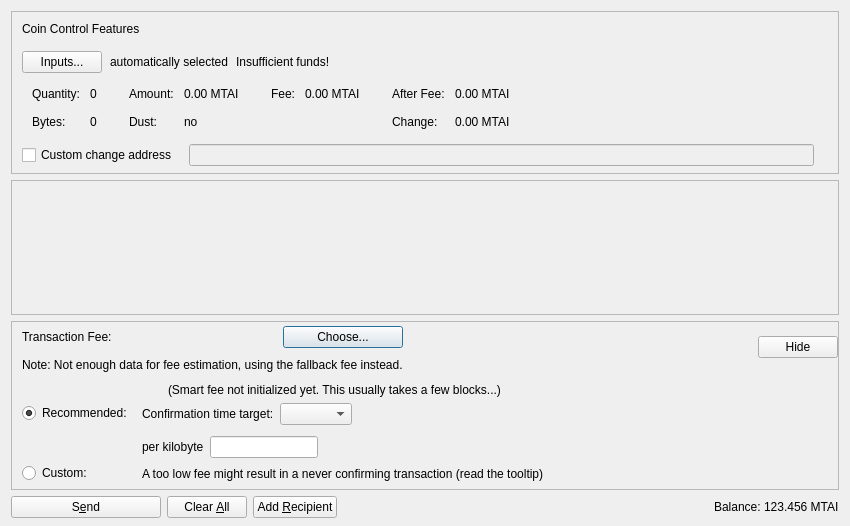
<?xml version="1.0" encoding="UTF-8"?>
<ui version="4.0">
 <class>SendCoinsDialog</class>
 <widget class="QDialog" name="SendCoinsDialog">
  <property name="geometry">
   <rect>
    <x>0</x>
    <y>0</y>
    <width>850</width>
    <height>526</height>
   </rect>
  </property>
  <property name="windowTitle">
   <string>Send Coins</string>
  </property>
  <layout class="QVBoxLayout" name="verticalLayout" stretch="0,1,0,0">
   <property name="bottomMargin">
    <number>8</number>
   </property>
   <item>
    <widget class="QFrame" name="frameCoinControl">
     <property name="sizePolicy">
      <sizepolicy hsizetype="Expanding" vsizetype="Expanding">
       <horstretch>0</horstretch>
       <verstretch>0</verstretch>
      </sizepolicy>
     </property>
     <property name="maximumSize">
      <size>
       <width>16777215</width>
       <height>16777215</height>
      </size>
     </property>
     <property name="frameShape">
      <enum>QFrame::StyledPanel</enum>
     </property>
     <property name="frameShadow">
      <enum>QFrame::Sunken</enum>
     </property>
     <layout class="QVBoxLayout" name="verticalLayoutCoinControl2">
      <property name="spacing">
       <number>0</number>
      </property>
      <property name="leftMargin">
       <number>0</number>
      </property>
      <property name="topMargin">
       <number>0</number>
      </property>
      <property name="rightMargin">
       <number>0</number>
      </property>
      <property name="bottomMargin">
       <number>6</number>
      </property>
      <item>
       <layout class="QVBoxLayout" name="verticalLayoutCoinControl" stretch="0,0,0,0,1">
        <property name="spacing">
         <number>0</number>
        </property>
        <property name="leftMargin">
         <number>10</number>
        </property>
        <property name="topMargin">
         <number>10</number>
        </property>
        <item>
         <layout class="QHBoxLayout" name="horizontalLayoutCoinControl1">
          <property name="bottomMargin">
           <number>15</number>
          </property>
          <item>
           <widget class="QLabel" name="labelCoinControlFeatures">
            <property name="sizePolicy">
             <sizepolicy hsizetype="Preferred" vsizetype="Maximum">
              <horstretch>0</horstretch>
              <verstretch>0</verstretch>
             </sizepolicy>
            </property>
            <property name="text">
             <string>Coin Control Features</string>
            </property>
           </widget>
          </item>
         </layout>
        </item>
        <item>
         <layout class="QHBoxLayout" name="horizontalLayoutCoinControl2" stretch="0,0,0,0">
          <property name="spacing">
           <number>8</number>
          </property>
          <property name="bottomMargin">
           <number>10</number>
          </property>
          <item>
           <widget class="QPushButton" name="pushButtonCoinControl">
            <property name="styleSheet">
             <string notr="true"/>
            </property>
            <property name="text">
             <string>Inputs...</string>
            </property>
            <property name="autoDefault">
             <bool>false</bool>
            </property>
           </widget>
          </item>
          <item>
           <widget class="QLabel" name="labelCoinControlAutomaticallySelected">
            <property name="text">
             <string>automatically selected</string>
            </property>
            <property name="margin">
             <number>5</number>
            </property>
           </widget>
          </item>
          <item>
           <widget class="QLabel" name="labelCoinControlInsuffFunds">
            <property name="text">
             <string>Insufficient funds!</string>
            </property>
            <property name="margin">
             <number>5</number>
            </property>
           </widget>
          </item>
          <item>
           <spacer name="horizontalSpacerCoinControl">
            <property name="orientation">
             <enum>Qt::Horizontal</enum>
            </property>
            <property name="sizeHint" stdset="0">
             <size>
              <width>40</width>
              <height>1</height>
             </size>
            </property>
           </spacer>
          </item>
         </layout>
        </item>
        <item>
         <widget class="QWidget" name="widgetCoinControl" native="true">
          <property name="sizePolicy">
           <sizepolicy hsizetype="Preferred" vsizetype="Preferred">
            <horstretch>0</horstretch>
            <verstretch>0</verstretch>
           </sizepolicy>
          </property>
          <property name="minimumSize">
           <size>
            <width>0</width>
            <height>0</height>
           </size>
          </property>
          <property name="styleSheet">
           <string notr="true"/>
          </property>
          <layout class="QHBoxLayout" name="horizontalLayoutCoinControl5">
           <property name="leftMargin">
            <number>0</number>
           </property>
           <property name="topMargin">
            <number>0</number>
           </property>
           <property name="rightMargin">
            <number>0</number>
           </property>
           <property name="bottomMargin">
            <number>0</number>
           </property>
           <item>
            <layout class="QHBoxLayout" name="horizontalLayoutCoinControl3" stretch="0,0,0,1">
             <property name="spacing">
              <number>20</number>
             </property>
             <property name="topMargin">
              <number>0</number>
             </property>
             <property name="bottomMargin">
              <number>10</number>
             </property>
             <item>
              <layout class="QFormLayout" name="formLayoutCoinControl1">
               <property name="horizontalSpacing">
                <number>10</number>
               </property>
               <property name="verticalSpacing">
                <number>14</number>
               </property>
               <property name="leftMargin">
                <number>10</number>
               </property>
               <property name="topMargin">
                <number>4</number>
               </property>
               <property name="rightMargin">
                <number>6</number>
               </property>
               <item row="0" column="0">
                <widget class="QLabel" name="labelCoinControlQuantityText">
                 <property name="text">
                  <string>Quantity:</string>
                 </property>
                 <property name="margin">
                  <number>0</number>
                 </property>
                </widget>
               </item>
               <item row="0" column="1">
                <widget class="QLabel" name="labelCoinControlQuantity">
                 <property name="cursor">
                  <cursorShape>IBeamCursor</cursorShape>
                 </property>
                 <property name="contextMenuPolicy">
                  <enum>Qt::ActionsContextMenu</enum>
                 </property>
                 <property name="text">
                  <string notr="true">0</string>
                 </property>
                 <property name="margin">
                  <number>0</number>
                 </property>
                 <property name="textInteractionFlags">
                  <set>Qt::LinksAccessibleByMouse|Qt::TextSelectableByKeyboard|Qt::TextSelectableByMouse</set>
                 </property>
                </widget>
               </item>
               <item row="1" column="0">
                <widget class="QLabel" name="labelCoinControlBytesText">
                 <property name="text">
                  <string>Bytes:</string>
                 </property>
                </widget>
               </item>
               <item row="1" column="1">
                <widget class="QLabel" name="labelCoinControlBytes">
                 <property name="cursor">
                  <cursorShape>IBeamCursor</cursorShape>
                 </property>
                 <property name="contextMenuPolicy">
                  <enum>Qt::ActionsContextMenu</enum>
                 </property>
                 <property name="text">
                  <string notr="true">0</string>
                 </property>
                 <property name="textInteractionFlags">
                  <set>Qt::LinksAccessibleByMouse|Qt::TextSelectableByKeyboard|Qt::TextSelectableByMouse</set>
                 </property>
                </widget>
               </item>
              </layout>
             </item>
             <item>
              <layout class="QFormLayout" name="formLayoutCoinControl2">
               <property name="horizontalSpacing">
                <number>10</number>
               </property>
               <property name="verticalSpacing">
                <number>14</number>
               </property>
               <property name="leftMargin">
                <number>6</number>
               </property>
               <property name="topMargin">
                <number>4</number>
               </property>
               <property name="rightMargin">
                <number>6</number>
               </property>
               <item row="0" column="0">
                <widget class="QLabel" name="labelCoinControlAmountText">
                 <property name="text">
                  <string>Amount:</string>
                 </property>
                 <property name="margin">
                  <number>0</number>
                 </property>
                </widget>
               </item>
               <item row="0" column="1">
                <widget class="QLabel" name="labelCoinControlAmount">
                 <property name="cursor">
                  <cursorShape>IBeamCursor</cursorShape>
                 </property>
                 <property name="contextMenuPolicy">
                  <enum>Qt::ActionsContextMenu</enum>
                 </property>
                 <property name="text">
                  <string notr="true">0.00 MTAI</string>
                 </property>
                 <property name="textInteractionFlags">
                  <set>Qt::LinksAccessibleByMouse|Qt::TextSelectableByKeyboard|Qt::TextSelectableByMouse</set>
                 </property>
                </widget>
               </item>
               <item row="1" column="0">
                <widget class="QLabel" name="labelCoinControlLowOutputText">
                 <property name="text">
                  <string>Dust:</string>
                 </property>
                </widget>
               </item>
               <item row="1" column="1">
                <widget class="QLabel" name="labelCoinControlLowOutput">
                 <property name="cursor">
                  <cursorShape>IBeamCursor</cursorShape>
                 </property>
                 <property name="contextMenuPolicy">
                  <enum>Qt::ActionsContextMenu</enum>
                 </property>
                 <property name="text">
                  <string notr="true">no</string>
                 </property>
                 <property name="textInteractionFlags">
                  <set>Qt::LinksAccessibleByMouse|Qt::TextSelectableByKeyboard|Qt::TextSelectableByMouse</set>
                 </property>
                </widget>
               </item>
              </layout>
             </item>
             <item>
              <layout class="QFormLayout" name="formLayoutCoinControl3">
               <property name="horizontalSpacing">
                <number>10</number>
               </property>
               <property name="verticalSpacing">
                <number>14</number>
               </property>
               <property name="leftMargin">
                <number>6</number>
               </property>
               <property name="topMargin">
                <number>4</number>
               </property>
               <property name="rightMargin">
                <number>6</number>
               </property>
               <item row="0" column="0">
                <widget class="QLabel" name="labelCoinControlFeeText">
                 <property name="text">
                  <string>Fee:</string>
                 </property>
                 <property name="margin">
                  <number>0</number>
                 </property>
                </widget>
               </item>
               <item row="0" column="1">
                <widget class="QLabel" name="labelCoinControlFee">
                 <property name="cursor">
                  <cursorShape>IBeamCursor</cursorShape>
                 </property>
                 <property name="contextMenuPolicy">
                  <enum>Qt::ActionsContextMenu</enum>
                 </property>
                 <property name="text">
                  <string notr="true">0.00 MTAI</string>
                 </property>
                 <property name="textInteractionFlags">
                  <set>Qt::LinksAccessibleByMouse|Qt::TextSelectableByKeyboard|Qt::TextSelectableByMouse</set>
                 </property>
                </widget>
               </item>
              </layout>
             </item>
             <item>
              <layout class="QFormLayout" name="formLayoutCoinControl4">
               <property name="horizontalSpacing">
                <number>10</number>
               </property>
               <property name="verticalSpacing">
                <number>14</number>
               </property>
               <property name="leftMargin">
                <number>6</number>
               </property>
               <property name="topMargin">
                <number>4</number>
               </property>
               <property name="rightMargin">
                <number>6</number>
               </property>
               <item row="0" column="0">
                <widget class="QLabel" name="labelCoinControlAfterFeeText">
                 <property name="text">
                  <string>After Fee:</string>
                 </property>
                 <property name="margin">
                  <number>0</number>
                 </property>
                </widget>
               </item>
               <item row="0" column="1">
                <widget class="QLabel" name="labelCoinControlAfterFee">
                 <property name="cursor">
                  <cursorShape>IBeamCursor</cursorShape>
                 </property>
                 <property name="contextMenuPolicy">
                  <enum>Qt::ActionsContextMenu</enum>
                 </property>
                 <property name="text">
                  <string notr="true">0.00 MTAI</string>
                 </property>
                 <property name="textInteractionFlags">
                  <set>Qt::LinksAccessibleByMouse|Qt::TextSelectableByKeyboard|Qt::TextSelectableByMouse</set>
                 </property>
                </widget>
               </item>
               <item row="1" column="0">
                <widget class="QLabel" name="labelCoinControlChangeText">
                 <property name="text">
                  <string>Change:</string>
                 </property>
                </widget>
               </item>
               <item row="1" column="1">
                <widget class="QLabel" name="labelCoinControlChange">
                 <property name="cursor">
                  <cursorShape>IBeamCursor</cursorShape>
                 </property>
                 <property name="contextMenuPolicy">
                  <enum>Qt::ActionsContextMenu</enum>
                 </property>
                 <property name="text">
                  <string notr="true">0.00 MTAI</string>
                 </property>
                 <property name="textInteractionFlags">
                  <set>Qt::LinksAccessibleByMouse|Qt::TextSelectableByKeyboard|Qt::TextSelectableByMouse</set>
                 </property>
                </widget>
               </item>
              </layout>
             </item>
            </layout>
           </item>
          </layout>
         </widget>
        </item>
        <item>
         <layout class="QHBoxLayout" name="horizontalLayoutCoinControl4" stretch="0,0,0">
          <property name="spacing">
           <number>12</number>
          </property>
          <property name="sizeConstraint">
           <enum>QLayout::SetDefaultConstraint</enum>
          </property>
          <property name="topMargin">
           <number>5</number>
          </property>
          <property name="rightMargin">
           <number>5</number>
          </property>
          <item>
           <widget class="QCheckBox" name="checkBoxCoinControlChange">
            <property name="toolTip">
             <string>If this is activated, but the change address is empty or invalid, change will be sent to a newly generated address.</string>
            </property>
            <property name="text">
             <string>Custom change address</string>
            </property>
           </widget>
          </item>
          <item>
           <widget class="QValidatedLineEdit" name="lineEditCoinControlChange">
            <property name="enabled">
             <bool>false</bool>
            </property>
            <property name="sizePolicy">
             <sizepolicy hsizetype="Expanding" vsizetype="Fixed">
              <horstretch>0</horstretch>
              <verstretch>0</verstretch>
             </sizepolicy>
            </property>
           </widget>
          </item>
          <item>
           <widget class="QLabel" name="labelCoinControlChangeLabel">
            <property name="sizePolicy">
             <sizepolicy hsizetype="Preferred" vsizetype="Expanding">
              <horstretch>0</horstretch>
              <verstretch>0</verstretch>
             </sizepolicy>
            </property>
            <property name="minimumSize">
             <size>
              <width>0</width>
              <height>0</height>
             </size>
            </property>
            <property name="text">
             <string/>
            </property>
            <property name="margin">
             <number>3</number>
            </property>
           </widget>
          </item>
         </layout>
        </item>
        <item>
         <spacer name="verticalSpacerCoinControl">
          <property name="orientation">
           <enum>Qt::Vertical</enum>
          </property>
          <property name="sizeHint" stdset="0">
           <size>
            <width>800</width>
            <height>1</height>
           </size>
          </property>
         </spacer>
        </item>
       </layout>
      </item>
     </layout>
    </widget>
   </item>
   <item>
    <widget class="QScrollArea" name="scrollArea">
     <property name="widgetResizable">
      <bool>true</bool>
     </property>
     <widget class="QWidget" name="scrollAreaWidgetContents">
      <property name="geometry">
       <rect>
        <x>0</x>
        <y>0</y>
        <width>830</width>
        <height>104</height>
       </rect>
      </property>
      <layout class="QVBoxLayout" name="verticalLayout_2" stretch="0,1">
       <property name="leftMargin">
        <number>0</number>
       </property>
       <property name="topMargin">
        <number>0</number>
       </property>
       <property name="rightMargin">
        <number>0</number>
       </property>
       <property name="bottomMargin">
        <number>0</number>
       </property>
       <item>
        <layout class="QVBoxLayout" name="entries">
         <property name="spacing">
          <number>6</number>
         </property>
        </layout>
       </item>
       <item>
        <spacer name="verticalSpacer">
         <property name="orientation">
          <enum>Qt::Vertical</enum>
         </property>
         <property name="sizeHint" stdset="0">
          <size>
           <width>20</width>
           <height>40</height>
          </size>
         </property>
        </spacer>
       </item>
      </layout>
     </widget>
    </widget>
   </item>
   <item>
    <widget class="QFrame" name="frameFee">
     <property name="sizePolicy">
      <sizepolicy hsizetype="Expanding" vsizetype="Expanding">
       <horstretch>0</horstretch>
       <verstretch>0</verstretch>
      </sizepolicy>
     </property>
     <property name="maximumSize">
      <size>
       <width>16777215</width>
       <height>16777215</height>
      </size>
     </property>
     <property name="frameShape">
      <enum>QFrame::StyledPanel</enum>
     </property>
     <property name="frameShadow">
      <enum>QFrame::Sunken</enum>
     </property>
     <layout class="QVBoxLayout" name="verticalLayoutFee1">
      <property name="spacing">
       <number>0</number>
      </property>
      <property name="leftMargin">
       <number>0</number>
      </property>
      <property name="topMargin">
       <number>0</number>
      </property>
      <property name="rightMargin">
       <number>0</number>
      </property>
      <property name="bottomMargin">
       <number>0</number>
      </property>
      <item>
       <layout class="QVBoxLayout" name="verticalLayoutFee2" stretch="0,0,0">
        <property name="spacing">
         <number>0</number>
        </property>
        <property name="leftMargin">
         <number>10</number>
        </property>
        <property name="topMargin">
         <number>0</number>
        </property>
        <item>
         <layout class="QHBoxLayout" name="horizontalLayoutFee1">
          <property name="bottomMargin">
           <number>0</number>
          </property>
          <item>
           <layout class="QVBoxLayout" name="verticalLayoutFee7">
            <property name="spacing">
             <number>0</number>
            </property>
            <item>
             <spacer name="verticalSpacerSmartFee">
              <property name="orientation">
               <enum>Qt::Vertical</enum>
              </property>
              <property name="sizeType">
               <enum>QSizePolicy::Fixed</enum>
              </property>
              <property name="sizeHint" stdset="0">
               <size>
                <width>1</width>
                <height>4</height>
               </size>
              </property>
             </spacer>
            </item>
            <item>
             <layout class="QHBoxLayout" name="horizontalLayoutSmartFee">
              <property name="spacing">
               <number>10</number>
              </property>
              <item>
               <widget class="QLabel" name="labelFeeHeadline">
                <property name="sizePolicy">
                 <sizepolicy hsizetype="Preferred" vsizetype="Maximum">
                  <horstretch>0</horstretch>
                  <verstretch>0</verstretch>
                 </sizepolicy>
                </property>
                <property name="text">
                 <string>Transaction Fee:</string>
                </property>
               </widget>
              </item>
              <item>
               <widget class="QLabel" name="labelFeeMinimized">
                <property name="text">
                 <string/>
                </property>
               </widget>
              </item>
              <item>
               <widget class="QPushButton" name="buttonChooseFee">
                <property name="text">
                 <string>Choose...</string>
                </property>
               </widget>
              </item>
             </layout>
            </item>
            <item>
             <spacer name="verticalSpacer_7">
              <property name="orientation">
               <enum>Qt::Vertical</enum>
              </property>
              <property name="sizeHint" stdset="0">
               <size>
                <width>1</width>
                <height>10</height>
               </size>
              </property>
             </spacer>
            </item>
            <item>
             <widget class="QLabel" name="fallbackFeeWarningLabel">
              <property name="toolTip">
               <string>Using the fallbackfee can result in sending a transaction that will take several hours or days (or never) to confirm. Consider choosing your fee manually or wait until you have validated the complete chain.</string>
              </property>
              <property name="text">
               <string>Note: Not enough data for fee estimation, using the fallback fee instead.</string>
              </property>
              <property name="wordWrap">
               <bool>false</bool>
              </property>
             </widget>
            </item>
            <item>
             <spacer name="verticalSpacer_5">
              <property name="orientation">
               <enum>Qt::Vertical</enum>
              </property>
              <property name="sizeHint" stdset="0">
               <size>
                <width>1</width>
                <height>1</height>
               </size>
              </property>
             </spacer>
            </item>
           </layout>
          </item>
          <item>
           <spacer name="horizontalSpacer_4">
            <property name="orientation">
             <enum>Qt::Horizontal</enum>
            </property>
            <property name="sizeHint" stdset="0">
             <size>
              <width>1</width>
              <height>1</height>
             </size>
            </property>
           </spacer>
          </item>
          <item>
           <widget class="QPushButton" name="buttonMinimizeFee">
            <property name="toolTip">
             <string>Hide transaction fee settings</string>
            </property>
            <property name="text">
             <string>Hide</string>
            </property>
           </widget>
          </item>
         </layout>
        </item>
        <item>
         <widget class="QFrame" name="frameFeeSelection">
          <layout class="QVBoxLayout" name="verticalLayoutFee12">
           <property name="spacing">
            <number>0</number>
           </property>
           <property name="leftMargin">
            <number>0</number>
           </property>
           <property name="topMargin">
            <number>0</number>
           </property>
           <property name="rightMargin">
            <number>0</number>
           </property>
           <property name="bottomMargin">
            <number>0</number>
           </property>
           <item>
            <layout class="QGridLayout" name="gridLayoutFee">
             <property name="topMargin">
              <number>10</number>
             </property>
             <property name="bottomMargin">
              <number>4</number>
             </property>
             <property name="horizontalSpacing">
              <number>10</number>
             </property>
             <property name="verticalSpacing">
              <number>4</number>
             </property>
             <item row="1" column="1">
              <layout class="QVBoxLayout" name="verticalLayoutFee8">
               <property name="spacing">
                <number>6</number>
               </property>
               <property name="topMargin">
                <number>3</number>
               </property>
               <item>
                <layout class="QHBoxLayout" name="horizontalLayoutFee13" stretch="0,0,1">
                 <item>
                  <widget class="QLabel" name="labelCustomPerKilobyte">
                   <property name="toolTip">
                    <string>If the custom fee is set to 1000 powerai and the transaction is only 250 bytes, then &quot;per kilobyte&quot; only pays 250 powerai in fee,&lt;br /&gt;while &quot;at least&quot; pays 1000 powerai. For transactions bigger than a kilobyte both pay by kilobyte.</string>
                   </property>
                   <property name="text">
                    <string>per kilobyte</string>
                   </property>
                  </widget>
                 </item>
                 <item>
                  <widget class="BitcoinAmountField" name="customFee"/>
                 </item>
                 <item>
                  <spacer name="horizontalSpacer_6">
                   <property name="orientation">
                    <enum>Qt::Horizontal</enum>
                   </property>
                   <property name="sizeHint" stdset="0">
                    <size>
                     <width>1</width>
                     <height>1</height>
                    </size>
                   </property>
                  </spacer>
                 </item>
                </layout>
               </item>
               <item>
                <layout class="QHBoxLayout" name="horizontalLayoutFee8">
                 <item>
                  <widget class="QLabel" name="labelCustomFeeWarning">
                   <property name="enabled">
                    <bool>true</bool>
                   </property>
                   <property name="toolTip">
                    <string>When there is less transaction volume than space in the blocks, miners as well as relaying nodes may enforce a minimum fee. Paying only this minimum fee is just fine, but be aware that this can result in a never confirming transaction once there is more demand for masterpowerai transactions than the network can process.</string>
                   </property>
                   <property name="text">
                    <string>A too low fee might result in a never confirming transaction (read the tooltip)</string>
                   </property>
                  </widget>
                 </item>
                 <item>
                  <spacer name="horizontalSpacer_2">
                   <property name="orientation">
                    <enum>Qt::Horizontal</enum>
                   </property>
                   <property name="sizeHint" stdset="0">
                    <size>
                     <width>1</width>
                     <height>1</height>
                    </size>
                   </property>
                  </spacer>
                 </item>
                </layout>
               </item>
              </layout>
             </item>
             <item row="0" column="0">
              <layout class="QVBoxLayout" name="verticalLayoutFee4" stretch="0,1">
               <property name="topMargin">
                <number>20</number>
               </property>
               <property name="bottomMargin">
                <number>3</number>
               </property>
               <item>
                <widget class="QRadioButton" name="radioSmartFee">
                 <property name="text">
                  <string>Recommended:</string>
                 </property>
                 <property name="checked">
                  <bool>true</bool>
                 </property>
                 <attribute name="buttonGroup">
                  <string notr="true">groupFee</string>
                 </attribute>
                </widget>
               </item>
               <item>
                <spacer name="verticalSpacer_2">
                 <property name="orientation">
                  <enum>Qt::Vertical</enum>
                 </property>
                 <property name="sizeHint" stdset="0">
                  <size>
                   <width>1</width>
                   <height>1</height>
                  </size>
                 </property>
                </spacer>
               </item>
              </layout>
             </item>
             <item row="1" column="0">
              <layout class="QVBoxLayout" name="verticalLayoutFee9" stretch="0,1">
               <property name="topMargin">
                <number>30</number>
               </property>
               <item>
                <widget class="QRadioButton" name="radioCustomFee">
                 <property name="text">
                  <string>Custom:</string>
                 </property>
                 <attribute name="buttonGroup">
                  <string notr="true">groupFee</string>
                 </attribute>
                </widget>
               </item>
               <item>
                <spacer name="verticalSpacer_6">
                 <property name="orientation">
                  <enum>Qt::Vertical</enum>
                 </property>
                 <property name="sizeHint" stdset="0">
                  <size>
                   <width>1</width>
                   <height>1</height>
                  </size>
                 </property>
                </spacer>
               </item>
              </layout>
             </item>
             <item row="0" column="1">
              <layout class="QVBoxLayout" name="verticalLayoutFee3" stretch="0,0,1">
               <property name="spacing">
                <number>6</number>
               </property>
               <property name="topMargin">
                <number>0</number>
               </property>
               <property name="bottomMargin">
                <number>3</number>
               </property>
               <item>
                <layout class="QHBoxLayout" name="horizontalLayoutFee12">
                 <item>
                  <widget class="QLabel" name="labelSmartFee">
                   <property name="text">
                    <string/>
                   </property>
                  </widget>
                 </item>
                 <item>
                  <widget class="QLabel" name="labelFeeEstimation">
                   <property name="text">
                    <string/>
                   </property>
                  </widget>
                 </item>
                 <item>
                  <widget class="QLabel" name="labelSmartFee2">
                   <property name="text">
                    <string>(Smart fee not initialized yet. This usually takes a few blocks...)</string>
                   </property>
                  </widget>
                 </item>
                 <item>
                  <spacer name="horizontalSpacer_5">
                   <property name="orientation">
                    <enum>Qt::Horizontal</enum>
                   </property>
                   <property name="sizeHint" stdset="0">
                    <size>
                     <width>1</width>
                     <height>1</height>
                    </size>
                   </property>
                  </spacer>
                 </item>
                </layout>
               </item>
               <item>
                <layout class="QHBoxLayout" name="horizontalLayoutFee9">
                 <item>
                  <layout class="QVBoxLayout" name="verticalLayoutFee6">
                   <item>
                    <widget class="QLabel" name="labelSmartFee3">
                     <property name="text">
                      <string>Confirmation time target:</string>
                     </property>
                    </widget>
                   </item>
                  </layout>
                 </item>
                 <item>
                  <layout class="QVBoxLayout" name="verticalLayoutFee5">
                   <property name="rightMargin">
                    <number>30</number>
                   </property>
                   <item>
                    <layout class="QHBoxLayout" name="horizontalLayoutConfTarget">
                     <property name="bottomMargin">
                      <number>0</number>
                     </property>
                     <item>
                      <widget class="QComboBox" name="confTargetSelector"/>
                     </item>
                     <item>
                      <spacer name="horizontalSpacerConfTarget">
                       <property name="orientation">
                        <enum>Qt::Horizontal</enum>
                       </property>
                       <property name="sizeHint" stdset="0">
                        <size>
                         <width>40</width>
                         <height>20</height>
                        </size>
                       </property>
                      </spacer>
                     </item>
                    </layout>
                   </item>
                  </layout>
                 </item>
                </layout>
               </item>
               <item>
                <spacer name="verticalSpacer_4">
                 <property name="orientation">
                  <enum>Qt::Vertical</enum>
                 </property>
                 <property name="sizeHint" stdset="0">
                  <size>
                   <width>1</width>
                   <height>1</height>
                  </size>
                 </property>
                </spacer>
               </item>
              </layout>
             </item>
            </layout>
           </item>
          </layout>
         </widget>
        </item>
        <item>
         <spacer name="verticalSpacerFee">
          <property name="orientation">
           <enum>Qt::Vertical</enum>
          </property>
          <property name="sizeHint" stdset="0">
           <size>
            <width>800</width>
            <height>1</height>
           </size>
          </property>
         </spacer>
        </item>
       </layout>
      </item>
     </layout>
    </widget>
   </item>
   <item>
    <layout class="QHBoxLayout" name="horizontalLayout">
     <item>
      <widget class="QPushButton" name="sendButton">
       <property name="minimumSize">
        <size>
         <width>150</width>
         <height>0</height>
        </size>
       </property>
       <property name="toolTip">
        <string>Confirm the send action</string>
       </property>
       <property name="text">
        <string>S&amp;end</string>
       </property>
       <property name="autoDefault">
        <bool>false</bool>
       </property>
       <property name="default">
        <bool>false</bool>
       </property>
      </widget>
     </item>
     <item>
      <widget class="QPushButton" name="clearButton">
       <property name="sizePolicy">
        <sizepolicy hsizetype="Minimum" vsizetype="Fixed">
         <horstretch>0</horstretch>
         <verstretch>0</verstretch>
        </sizepolicy>
       </property>
       <property name="toolTip">
        <string>Clear all fields of the form.</string>
       </property>
       <property name="text">
        <string>Clear &amp;All</string>
       </property>
       <property name="autoDefault">
        <bool>false</bool>
       </property>
      </widget>
     </item>
     <item>
      <widget class="QPushButton" name="addButton">
       <property name="toolTip">
        <string>Send to multiple recipients at once</string>
       </property>
       <property name="text">
        <string>Add &amp;Recipient</string>
       </property>
       <property name="autoDefault">
        <bool>false</bool>
       </property>
      </widget>
     </item>
     <item>
      <spacer name="horizontalSpacer">
       <property name="orientation">
        <enum>Qt::Horizontal</enum>
       </property>
       <property name="sizeHint" stdset="0">
        <size>
         <width>40</width>
         <height>20</height>
        </size>
       </property>
      </spacer>
     </item>
     <item>
      <layout class="QHBoxLayout" name="horizontalLayout_2">
       <property name="spacing">
        <number>3</number>
       </property>
       <item>
        <widget class="QLabel" name="labelBalanceName">
         <property name="text">
          <string>Balance:</string>
         </property>
        </widget>
       </item>
       <item>
        <widget class="QLabel" name="labelBalance">
         <property name="sizePolicy">
          <sizepolicy hsizetype="Preferred" vsizetype="Preferred">
           <horstretch>0</horstretch>
           <verstretch>0</verstretch>
          </sizepolicy>
         </property>
         <property name="cursor">
          <cursorShape>IBeamCursor</cursorShape>
         </property>
         <property name="text">
          <string notr="true">123.456 MTAI</string>
         </property>
         <property name="textInteractionFlags">
          <set>Qt::LinksAccessibleByMouse|Qt::TextSelectableByKeyboard|Qt::TextSelectableByMouse</set>
         </property>
        </widget>
       </item>
      </layout>
     </item>
    </layout>
   </item>
  </layout>
 </widget>
 <customwidgets>
  <customwidget>
   <class>QValidatedLineEdit</class>
   <extends>QLineEdit</extends>
   <header>qt/qvalidatedlineedit.h</header>
  </customwidget>
  <customwidget>
   <class>BitcoinAmountField</class>
   <extends>QLineEdit</extends>
   <header>qt/bitcoinamountfield.h</header>
   <container>1</container>
  </customwidget>
 </customwidgets>
 <resources>
  <include location="../masterpowerai.qrc"/>
 </resources>
 <connections/>
 <buttongroups>
  <buttongroup name="groupFee"/>
 </buttongroups>
</ui>
